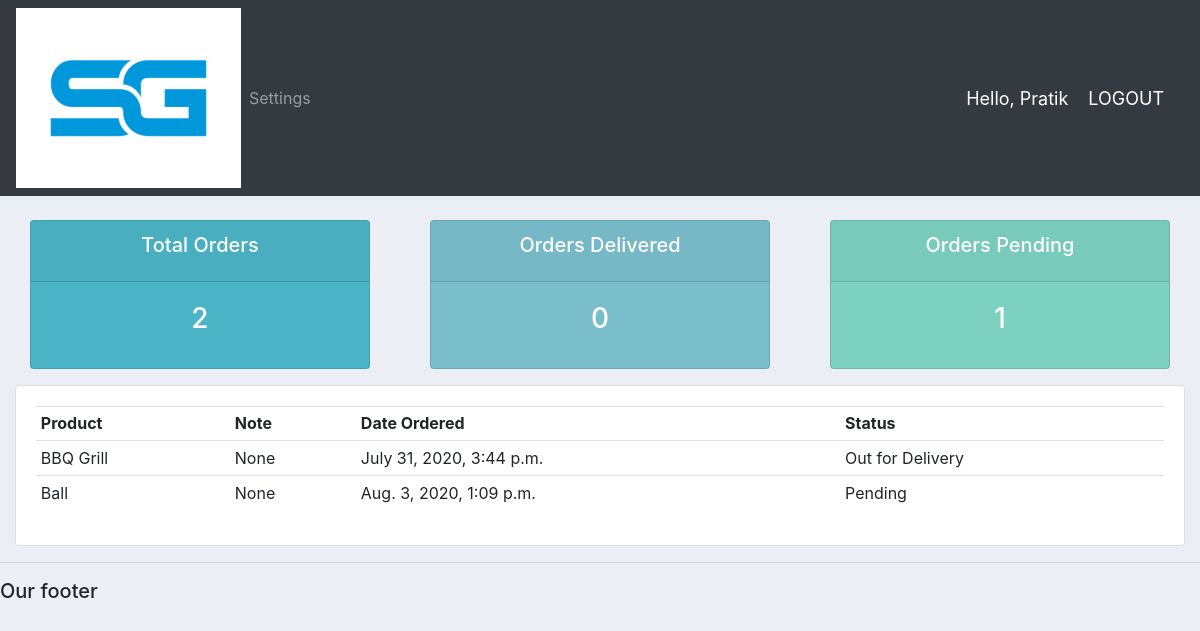
The app's page /user/ (signed in) with its own data.
### accounts/models.py (models this page shows, shortened)
class Order(models.Model):
    STATUS = (
        ('Pending', 'Pending'),
        ('Out for Delivery', 'Out for Delivery'),
        ('Delivered', 'Delivered')
    )
    customer = models.ForeignKey(Customer, null=True, on_delete= models.SET_NULL)
    product = models.ForeignKey(Product, null=True, on_delete= models.SET_NULL)
    date_created = models.DateTimeField(auto_now_add=True, null=True)
    status = models.CharField(max_length=200, null=True, choices=STATUS)
    note = models.CharField(max_length=1000, null=True)

class Product(models.Model):
    CATEGORY = (
        ('Outdoor', 'Outdoor'),
        ('Indoor', 'Indoor'),
    )
    name = models.CharField(max_length=200, null=True)
    price = models.FloatField()
    category = models.CharField(max_length=200, null=True, choices=CATEGORY)
    description = models.CharField(max_length=200, null=True, blank=True)
    date_created = models.DateTimeField(auto_now_add=True, null=True)
    tags = models.ManyToManyField(Tag)
    def __str__(self):
        return self.name

### accounts/decorators.py (the view)
        def wrapper_func(request, *args, **kwargs):
            group = None
            if request.user.groups.exists():
                group = request.user.groups.all()[0].name
            if group in allowed_roles:
                return view_func(request, *args, **kwargs)
            else:
                return HttpResponse('You are not authorized to view this page')

### accounts/views.py (called while the page is built)
@login_required(login_url='login')
@allowed_users(allowed_roles=['customer'])
def userPage(request):
    orders = request.user.customer.order_set.all()
    total_orders = orders.count()
    delivered = orders.filter(status='Delivered').count()
    pending = orders.filter(status='Pending').count()
    context = {'orders':orders, 'total_orders':total_orders, 'delivered':delivered, 'pending':pending}
    return render(request, 'accounts/user.html', context)

### accounts/templates/accounts/user.html
{% extends 'accounts/main.html' %}
{% block content %}
{% include 'accounts/status.html' %}
<div class="row">
	<div class="col-md">
		<div class="card card-body">
			<table class="table table-sm">
				<tr>
					<th>Product</th>
					<th>Note</th>
					<th>Date Ordered</th>
					<th>Status</th>
				</tr>
				{% for order in orders %}
					<tr>
						<td>{{order.product}}</td>
						<td>{{order.note}}</td>
						<td>{{order.date_created}}</td>
						<td>{{order.status}}</td>
					</tr>
				{% endfor %}
			</table>
		</div>
	</div>
</div>
{% endblock %}

### accounts/templates/accounts/navbar.html (shortened to what this page needs)
{% load static %}
<nav class="navbar navbar-expand-lg navbar-dark bg-dark">
  <img src="{% static 'images/sg-logo.png' %}">
  <div class="collapse navbar-collapse" id="navbarNav">
    <ul class="navbar-nav">
      {% if request.user.is_staff %}
      <li class="nav-item active">
        <a class="nav-link" href="{% url 'home' %}">Dashboard</a>
      </li>
      <li class="nav-item">
        <a class="nav-link" href="{% url 'products' %}">Products</a>
      </li>
      {% else %}
      <li class="nav-item">
        <a class="nav-link" href="{% url 'account' %}">Settings</a>
      </li>
      {% endif %}
    </ul>
  </div>
  <span class="hello-msg">Hello, {{request.user}}</span>
  <span><a class="hello-msg" href="{% url 'logout' %}">LOGOUT</a></span>
</nav>

### static/css/main.css (style rules this page uses)
body { background-color: #ebeff5; }

### accounts/templates/accounts/navbar.html (style rules this page uses)
.hello-msg { font-size: 18px; color: #fff; margin-right: 20px; }

### records on screen
Order: product "BBQ Grill", note "None", date_created "July 31, 2020, 3:44 p.m.", status "Out for Delivery"
Order: product "Ball", note "None", date_created "Aug. 3, 2020, 1:09 p.m.", status "Pending"

### other values on screen
{{ request.user }} "Pratik"
{{ total_orders }} "2"
{{ delivered }} "0"
{{ pending }} "1"
